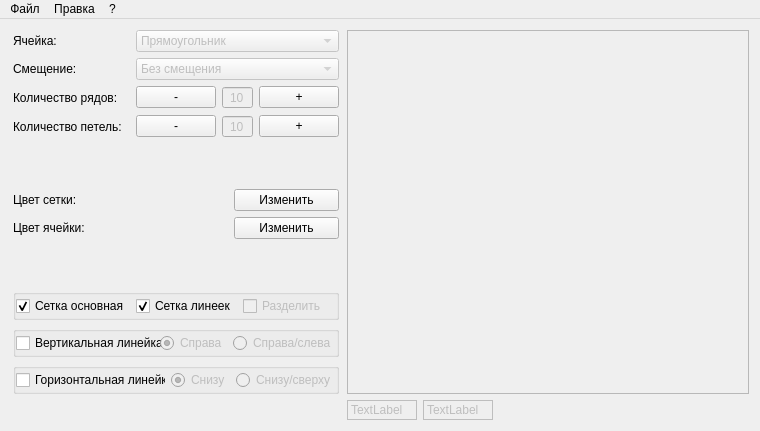
<?xml version="1.0" encoding="UTF-8"?>
<ui version="4.0">
 <class>MainWindow</class>
 <widget class="QMainWindow" name="MainWindow">
  <property name="geometry">
   <rect>
    <x>0</x>
    <y>0</y>
    <width>760</width>
    <height>431</height>
   </rect>
  </property>
  <property name="windowTitle">
   <string>MainWindow</string>
  </property>
  <widget class="QWidget" name="centralWidget">
   <layout class="QGridLayout" name="gridLayout">
    <item row="0" column="1">
     <widget class="QFrame" name="framePreviewGrid">
      <property name="sizePolicy">
       <sizepolicy hsizetype="Expanding" vsizetype="Expanding">
        <horstretch>0</horstretch>
        <verstretch>0</verstretch>
       </sizepolicy>
      </property>
      <property name="minimumSize">
       <size>
        <width>310</width>
        <height>310</height>
       </size>
      </property>
      <property name="frameShape">
       <enum>QFrame::StyledPanel</enum>
      </property>
      <property name="frameShadow">
       <enum>QFrame::Raised</enum>
      </property>
      <layout class="QVBoxLayout" name="verticalLayout_3">
       <property name="spacing">
        <number>0</number>
       </property>
       <property name="leftMargin">
        <number>0</number>
       </property>
       <property name="topMargin">
        <number>0</number>
       </property>
       <property name="rightMargin">
        <number>0</number>
       </property>
       <property name="bottomMargin">
        <number>0</number>
       </property>
       <item>
        <widget class="QScrollArea" name="scrollArea">
         <property name="frameShape">
          <enum>QFrame::NoFrame</enum>
         </property>
         <property name="frameShadow">
          <enum>QFrame::Plain</enum>
         </property>
         <property name="widgetResizable">
          <bool>true</bool>
         </property>
         <widget class="TGridDraw" name="tGridDraw">
          <property name="geometry">
           <rect>
            <x>0</x>
            <y>0</y>
            <width>404</width>
            <height>364</height>
           </rect>
          </property>
          <property name="sizePolicy">
           <sizepolicy hsizetype="Preferred" vsizetype="Preferred">
            <horstretch>0</horstretch>
            <verstretch>0</verstretch>
           </sizepolicy>
          </property>
         </widget>
        </widget>
       </item>
      </layout>
     </widget>
    </item>
    <item row="0" column="0">
     <widget class="QFrame" name="frameControl">
      <property name="sizePolicy">
       <sizepolicy hsizetype="Minimum" vsizetype="Minimum">
        <horstretch>0</horstretch>
        <verstretch>0</verstretch>
       </sizepolicy>
      </property>
      <property name="minimumSize">
       <size>
        <width>330</width>
        <height>350</height>
       </size>
      </property>
      <property name="maximumSize">
       <size>
        <width>330</width>
        <height>550</height>
       </size>
      </property>
      <layout class="QVBoxLayout" name="verticalLayout_2">
       <property name="leftMargin">
        <number>0</number>
       </property>
       <property name="topMargin">
        <number>0</number>
       </property>
       <property name="rightMargin">
        <number>0</number>
       </property>
       <property name="bottomMargin">
        <number>0</number>
       </property>
       <item>
        <layout class="QGridLayout" name="gridLayoutProp">
         <property name="leftMargin">
          <number>2</number>
         </property>
         <property name="rightMargin">
          <number>2</number>
         </property>
         <item row="3" column="1">
          <layout class="QHBoxLayout" name="horizontalLayout_4">
           <item>
            <widget class="QPushButton" name="btnColumnM">
             <property name="toolTip">
              <string>&lt;html&gt;&lt;head/&gt;&lt;body&gt;&lt;p&gt;Убавить петлю&lt;/p&gt;&lt;/body&gt;&lt;/html&gt;</string>
             </property>
             <property name="text">
              <string>-</string>
             </property>
            </widget>
           </item>
           <item>
            <widget class="QSpinBox" name="spinColumn">
             <property name="enabled">
              <bool>false</bool>
             </property>
             <property name="toolTip">
              <string>&lt;html&gt;&lt;head/&gt;&lt;body&gt;&lt;p&gt;Количество петель (столбцов)&lt;/p&gt;&lt;/body&gt;&lt;/html&gt;</string>
             </property>
             <property name="alignment">
              <set>Qt::AlignCenter</set>
             </property>
             <property name="buttonSymbols">
              <enum>QAbstractSpinBox::NoButtons</enum>
             </property>
             <property name="minimum">
              <number>1</number>
             </property>
             <property name="maximum">
              <number>128</number>
             </property>
             <property name="value">
              <number>10</number>
             </property>
            </widget>
           </item>
           <item>
            <widget class="QPushButton" name="btnColumnP">
             <property name="toolTip">
              <string>&lt;html&gt;&lt;head/&gt;&lt;body&gt;&lt;p&gt;Добавить петлю&lt;/p&gt;&lt;/body&gt;&lt;/html&gt;</string>
             </property>
             <property name="text">
              <string>+</string>
             </property>
            </widget>
           </item>
          </layout>
         </item>
         <item row="0" column="0">
          <widget class="QLabel" name="labeItem">
           <property name="text">
            <string>Ячейка:</string>
           </property>
          </widget>
         </item>
         <item row="1" column="0">
          <widget class="QLabel" name="labelString">
           <property name="text">
            <string>Смещение:</string>
           </property>
          </widget>
         </item>
         <item row="2" column="0">
          <widget class="QLabel" name="labelRow">
           <property name="text">
            <string>Количество рядов:</string>
           </property>
          </widget>
         </item>
         <item row="3" column="0">
          <widget class="QLabel" name="labelColumn">
           <property name="text">
            <string>Количество петель:</string>
           </property>
          </widget>
         </item>
         <item row="2" column="1">
          <layout class="QHBoxLayout" name="horizontalLayout_3">
           <item>
            <widget class="QPushButton" name="btnRowM">
             <property name="toolTip">
              <string>&lt;html&gt;&lt;head/&gt;&lt;body&gt;&lt;p&gt;Убавить ряд&lt;/p&gt;&lt;/body&gt;&lt;/html&gt;</string>
             </property>
             <property name="text">
              <string>-</string>
             </property>
            </widget>
           </item>
           <item>
            <widget class="QSpinBox" name="spinRow">
             <property name="enabled">
              <bool>false</bool>
             </property>
             <property name="minimumSize">
              <size>
               <width>0</width>
               <height>0</height>
              </size>
             </property>
             <property name="toolTip">
              <string>&lt;html&gt;&lt;head/&gt;&lt;body&gt;&lt;p&gt;Количество рядов (строк)&lt;/p&gt;&lt;/body&gt;&lt;/html&gt;</string>
             </property>
             <property name="frame">
              <bool>true</bool>
             </property>
             <property name="alignment">
              <set>Qt::AlignCenter</set>
             </property>
             <property name="buttonSymbols">
              <enum>QAbstractSpinBox::NoButtons</enum>
             </property>
             <property name="minimum">
              <number>1</number>
             </property>
             <property name="maximum">
              <number>128</number>
             </property>
             <property name="value">
              <number>10</number>
             </property>
            </widget>
           </item>
           <item>
            <widget class="QPushButton" name="btnRowP">
             <property name="toolTip">
              <string>&lt;html&gt;&lt;head/&gt;&lt;body&gt;&lt;p&gt;Добавить ряд&lt;/p&gt;&lt;/body&gt;&lt;/html&gt;</string>
             </property>
             <property name="text">
              <string>+</string>
             </property>
            </widget>
           </item>
          </layout>
         </item>
         <item row="1" column="1">
          <widget class="QComboBox" name="comboBoxGrid">
           <property name="enabled">
            <bool>false</bool>
           </property>
           <property name="toolTip">
            <string>&lt;html&gt;&lt;head/&gt;&lt;body&gt;&lt;p&gt;Вид строки&lt;/p&gt;&lt;/body&gt;&lt;/html&gt;</string>
           </property>
           <item>
            <property name="text">
             <string>Без смещения</string>
            </property>
           </item>
           <item>
            <property name="text">
             <string>Со смещением</string>
            </property>
           </item>
          </widget>
         </item>
         <item row="0" column="1">
          <widget class="QComboBox" name="comboBoxItem">
           <property name="enabled">
            <bool>false</bool>
           </property>
           <property name="toolTip">
            <string>&lt;html&gt;&lt;head/&gt;&lt;body&gt;&lt;p&gt;Вид элемента&lt;/p&gt;&lt;/body&gt;&lt;/html&gt;</string>
           </property>
           <item>
            <property name="text">
             <string>Прямоугольник</string>
            </property>
           </item>
           <item>
            <property name="text">
             <string>Квадрат</string>
            </property>
           </item>
          </widget>
         </item>
        </layout>
       </item>
       <item>
        <spacer name="verticalSpacer_2">
         <property name="orientation">
          <enum>Qt::Vertical</enum>
         </property>
         <property name="sizeHint" stdset="0">
          <size>
           <width>20</width>
           <height>40</height>
          </size>
         </property>
        </spacer>
       </item>
       <item>
        <layout class="QGridLayout" name="gridLayoutColor">
         <property name="leftMargin">
          <number>2</number>
         </property>
         <property name="rightMargin">
          <number>2</number>
         </property>
         <item row="0" column="0">
          <widget class="QLabel" name="labelGrid">
           <property name="text">
            <string>Цвет сетки:</string>
           </property>
          </widget>
         </item>
         <item row="0" column="1">
          <widget class="QLabel" name="labelGridColor">
           <property name="toolTip">
            <string>&lt;html&gt;&lt;head/&gt;&lt;body&gt;&lt;p&gt;Цвет сетки&lt;/p&gt;&lt;/body&gt;&lt;/html&gt;</string>
           </property>
           <property name="text">
            <string/>
           </property>
          </widget>
         </item>
         <item row="0" column="2">
          <widget class="QPushButton" name="btnGridColor">
           <property name="toolTip">
            <string>&lt;html&gt;&lt;head/&gt;&lt;body&gt;&lt;p&gt;Установка цвета сетки&lt;/p&gt;&lt;/body&gt;&lt;/html&gt;</string>
           </property>
           <property name="text">
            <string>Изменить</string>
           </property>
          </widget>
         </item>
         <item row="1" column="0">
          <widget class="QLabel" name="labelBack">
           <property name="text">
            <string>Цвет ячейки:</string>
           </property>
          </widget>
         </item>
         <item row="1" column="1">
          <widget class="QLabel" name="labelBackColor">
           <property name="toolTip">
            <string>&lt;html&gt;&lt;head/&gt;&lt;body&gt;&lt;p&gt;Цвет ячейки&lt;/p&gt;&lt;/body&gt;&lt;/html&gt;</string>
           </property>
           <property name="text">
            <string/>
           </property>
          </widget>
         </item>
         <item row="1" column="2">
          <widget class="QPushButton" name="btnBackColor">
           <property name="toolTip">
            <string>&lt;html&gt;&lt;head/&gt;&lt;body&gt;&lt;p&gt;Установка цвета ячейки&lt;/p&gt;&lt;/body&gt;&lt;/html&gt;</string>
           </property>
           <property name="text">
            <string>Изменить</string>
           </property>
          </widget>
         </item>
        </layout>
       </item>
       <item>
        <spacer name="verticalSpacer_3">
         <property name="orientation">
          <enum>Qt::Vertical</enum>
         </property>
         <property name="sizeHint" stdset="0">
          <size>
           <width>20</width>
           <height>40</height>
          </size>
         </property>
        </spacer>
       </item>
       <item>
        <layout class="QGridLayout" name="gridLayoutPropAdd">
         <property name="leftMargin">
          <number>2</number>
         </property>
         <property name="rightMargin">
          <number>2</number>
         </property>
         <item row="2" column="0">
          <widget class="QGroupBox" name="groupBoxRulerH">
           <layout class="QHBoxLayout" name="horizontalLayout_6">
            <property name="leftMargin">
             <number>0</number>
            </property>
            <property name="topMargin">
             <number>0</number>
            </property>
            <property name="rightMargin">
             <number>0</number>
            </property>
            <property name="bottomMargin">
             <number>0</number>
            </property>
            <item>
             <widget class="QCheckBox" name="checkBoxRulerH">
              <property name="minimumSize">
               <size>
                <width>150</width>
                <height>0</height>
               </size>
              </property>
              <property name="text">
               <string>Горизонтальная линейка</string>
              </property>
             </widget>
            </item>
            <item>
             <widget class="QRadioButton" name="radioRulerH1">
              <property name="enabled">
               <bool>false</bool>
              </property>
              <property name="text">
               <string>Снизу</string>
              </property>
              <property name="checked">
               <bool>true</bool>
              </property>
             </widget>
            </item>
            <item>
             <widget class="QRadioButton" name="radioRulerH2">
              <property name="enabled">
               <bool>false</bool>
              </property>
              <property name="text">
               <string>Снизу/сверху</string>
              </property>
             </widget>
            </item>
           </layout>
          </widget>
         </item>
         <item row="0" column="0">
          <widget class="QGroupBox" name="groupBoxGrid">
           <layout class="QHBoxLayout" name="horizontalLayout_5">
            <property name="leftMargin">
             <number>0</number>
            </property>
            <property name="topMargin">
             <number>0</number>
            </property>
            <property name="rightMargin">
             <number>0</number>
            </property>
            <property name="bottomMargin">
             <number>0</number>
            </property>
            <item>
             <widget class="QCheckBox" name="checkBoxGrid">
              <property name="text">
               <string>Сетка основная</string>
              </property>
              <property name="checked">
               <bool>true</bool>
              </property>
             </widget>
            </item>
            <item>
             <widget class="QCheckBox" name="checkBoxGridRuler">
              <property name="text">
               <string>Сетка линеек</string>
              </property>
              <property name="checked">
               <bool>true</bool>
              </property>
             </widget>
            </item>
            <item>
             <widget class="QCheckBox" name="checkBoxSplit">
              <property name="enabled">
               <bool>false</bool>
              </property>
              <property name="text">
               <string>Разделить</string>
              </property>
             </widget>
            </item>
           </layout>
          </widget>
         </item>
         <item row="1" column="0">
          <widget class="QGroupBox" name="groupBoxRulerV">
           <layout class="QHBoxLayout" name="horizontalLayout_7">
            <property name="leftMargin">
             <number>0</number>
            </property>
            <property name="topMargin">
             <number>0</number>
            </property>
            <property name="rightMargin">
             <number>0</number>
            </property>
            <property name="bottomMargin">
             <number>0</number>
            </property>
            <item>
             <widget class="QCheckBox" name="checkBoxRulerV">
              <property name="sizePolicy">
               <sizepolicy hsizetype="Minimum" vsizetype="Fixed">
                <horstretch>0</horstretch>
                <verstretch>0</verstretch>
               </sizepolicy>
              </property>
              <property name="minimumSize">
               <size>
                <width>151</width>
                <height>0</height>
               </size>
              </property>
              <property name="text">
               <string>Вертикальная линейка</string>
              </property>
             </widget>
            </item>
            <item>
             <widget class="QRadioButton" name="radioRulerV1">
              <property name="enabled">
               <bool>false</bool>
              </property>
              <property name="text">
               <string>Справа</string>
              </property>
              <property name="checked">
               <bool>true</bool>
              </property>
             </widget>
            </item>
            <item>
             <widget class="QRadioButton" name="radioRulerV2">
              <property name="enabled">
               <bool>false</bool>
              </property>
              <property name="text">
               <string>Справа/слева</string>
              </property>
             </widget>
            </item>
           </layout>
          </widget>
         </item>
        </layout>
       </item>
      </layout>
     </widget>
    </item>
    <item row="1" column="0">
     <widget class="QFrame" name="frameStatusL">
      <property name="frameShape">
       <enum>QFrame::NoFrame</enum>
      </property>
      <property name="frameShadow">
       <enum>QFrame::Plain</enum>
      </property>
      <layout class="QHBoxLayout" name="horizontalLayout_2">
       <property name="leftMargin">
        <number>0</number>
       </property>
       <property name="topMargin">
        <number>0</number>
       </property>
       <property name="rightMargin">
        <number>0</number>
       </property>
       <property name="bottomMargin">
        <number>0</number>
       </property>
       <item>
        <widget class="QLabel" name="label">
         <property name="text">
          <string/>
         </property>
        </widget>
       </item>
      </layout>
     </widget>
    </item>
    <item row="1" column="1">
     <widget class="QFrame" name="frameStatusR">
      <property name="frameShape">
       <enum>QFrame::NoFrame</enum>
      </property>
      <property name="frameShadow">
       <enum>QFrame::Plain</enum>
      </property>
      <layout class="QHBoxLayout" name="horizontalLayout_8">
       <property name="leftMargin">
        <number>0</number>
       </property>
       <property name="topMargin">
        <number>0</number>
       </property>
       <property name="rightMargin">
        <number>0</number>
       </property>
       <property name="bottomMargin">
        <number>0</number>
       </property>
       <item>
        <widget class="QLabel" name="labelCurrRow">
         <property name="enabled">
          <bool>false</bool>
         </property>
         <property name="sizePolicy">
          <sizepolicy hsizetype="Minimum" vsizetype="Preferred">
           <horstretch>0</horstretch>
           <verstretch>0</verstretch>
          </sizepolicy>
         </property>
         <property name="minimumSize">
          <size>
           <width>70</width>
           <height>0</height>
          </size>
         </property>
         <property name="frameShape">
          <enum>QFrame::Box</enum>
         </property>
         <property name="text">
          <string>TextLabel</string>
         </property>
        </widget>
       </item>
       <item>
        <widget class="QLabel" name="labelCurrColumn">
         <property name="enabled">
          <bool>false</bool>
         </property>
         <property name="sizePolicy">
          <sizepolicy hsizetype="Minimum" vsizetype="Preferred">
           <horstretch>0</horstretch>
           <verstretch>0</verstretch>
          </sizepolicy>
         </property>
         <property name="minimumSize">
          <size>
           <width>70</width>
           <height>0</height>
          </size>
         </property>
         <property name="frameShape">
          <enum>QFrame::Box</enum>
         </property>
         <property name="text">
          <string>TextLabel</string>
         </property>
        </widget>
       </item>
       <item>
        <spacer name="horizontalSpacer">
         <property name="orientation">
          <enum>Qt::Horizontal</enum>
         </property>
         <property name="sizeHint" stdset="0">
          <size>
           <width>40</width>
           <height>20</height>
          </size>
         </property>
        </spacer>
       </item>
      </layout>
     </widget>
    </item>
   </layout>
  </widget>
  <widget class="QMenuBar" name="menuBar">
   <property name="geometry">
    <rect>
     <x>0</x>
     <y>0</y>
     <width>760</width>
     <height>21</height>
    </rect>
   </property>
   <widget class="QMenu" name="menuNote">
    <property name="title">
     <string>?</string>
    </property>
    <addaction name="actionMan"/>
    <addaction name="actionInfo"/>
   </widget>
   <widget class="QMenu" name="menuFile">
    <property name="title">
     <string>Файл</string>
    </property>
    <addaction name="actionNew"/>
    <addaction name="actionOpen"/>
    <addaction name="actionSave"/>
    <addaction name="actionSaveAs"/>
    <addaction name="separator"/>
    <addaction name="actionPrint"/>
    <addaction name="separator"/>
    <addaction name="actionQuit"/>
   </widget>
   <widget class="QMenu" name="menuEdit">
    <property name="title">
     <string>Правка</string>
    </property>
    <addaction name="actionUndo"/>
    <addaction name="actionRedo"/>
   </widget>
   <addaction name="menuFile"/>
   <addaction name="menuEdit"/>
   <addaction name="menuNote"/>
  </widget>
  <action name="actionInfo">
   <property name="text">
    <string>О программе...</string>
   </property>
   <property name="shortcut">
    <string>F1</string>
   </property>
  </action>
  <action name="actionMan">
   <property name="text">
    <string>Руководство</string>
   </property>
   <property name="toolTip">
    <string>Краткое руководство пользователя</string>
   </property>
  </action>
  <action name="actionUndo">
   <property name="enabled">
    <bool>false</bool>
   </property>
   <property name="text">
    <string>Отмена</string>
   </property>
   <property name="toolTip">
    <string>Отмена действия</string>
   </property>
   <property name="shortcut">
    <string>Ctrl+Z</string>
   </property>
  </action>
  <action name="actionRedo">
   <property name="enabled">
    <bool>false</bool>
   </property>
   <property name="text">
    <string>Повтор</string>
   </property>
   <property name="toolTip">
    <string>Повтор действия</string>
   </property>
   <property name="shortcut">
    <string>Ctrl+Y</string>
   </property>
  </action>
  <action name="actionNew">
   <property name="text">
    <string>Новый</string>
   </property>
   <property name="shortcut">
    <string>Ctrl+N</string>
   </property>
  </action>
  <action name="actionOpen">
   <property name="text">
    <string>Открыть...</string>
   </property>
   <property name="shortcut">
    <string>Ctrl+O</string>
   </property>
  </action>
  <action name="actionSave">
   <property name="text">
    <string>Сохранить</string>
   </property>
   <property name="shortcut">
    <string>Ctrl+S</string>
   </property>
  </action>
  <action name="actionSaveAs">
   <property name="text">
    <string>Сохранить как...</string>
   </property>
   <property name="shortcut">
    <string>Ctrl+Alt+S</string>
   </property>
  </action>
  <action name="actionPrint">
   <property name="text">
    <string>Печать...</string>
   </property>
   <property name="shortcut">
    <string>Ctrl+P</string>
   </property>
  </action>
  <action name="actionQuit">
   <property name="text">
    <string>Выход</string>
   </property>
   <property name="shortcut">
    <string>Alt+F4</string>
   </property>
  </action>
 </widget>
 <layoutdefault spacing="6" margin="11"/>
 <customwidgets>
  <customwidget>
   <class>TGridDraw</class>
   <extends>QWidget</extends>
   <header>griddraw.h</header>
   <container>1</container>
  </customwidget>
 </customwidgets>
 <resources/>
 <connections/>
</ui>
